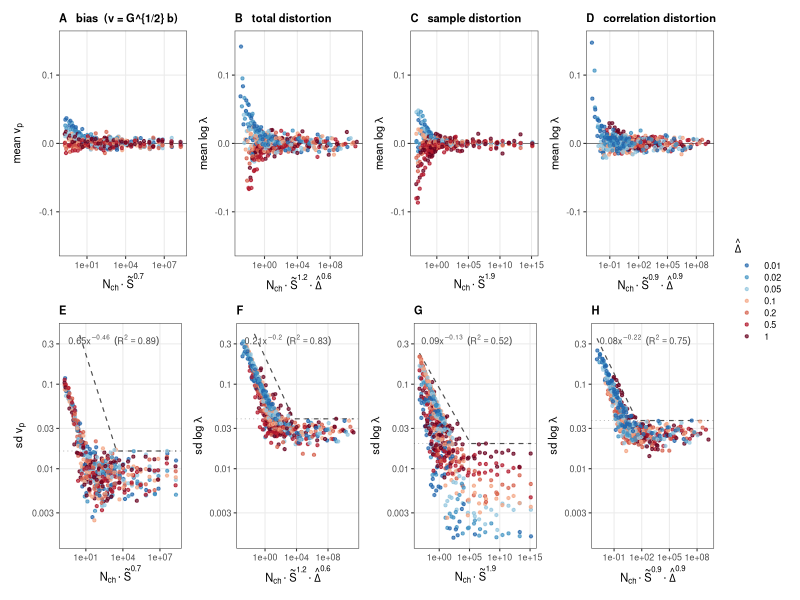
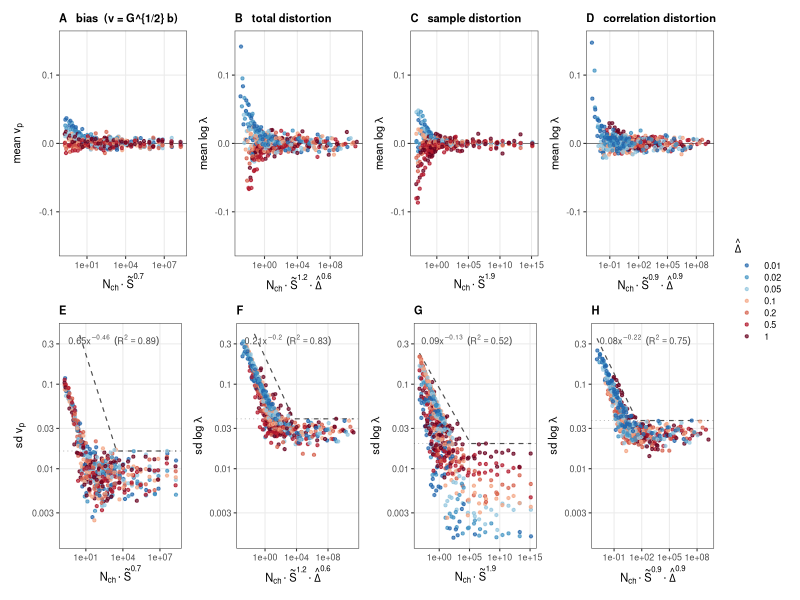

R code for these plots, in order:
# Each quantity against its own best-fitting composite  x_best = N * S^(bS/bN) * D^(bD/bN)  (fit on cells above the resolution floor)
suppressPackageStartupMessages({library(dplyr);library(tidyr);library(ggplot2);library(patchwork)})
setwd("/home/lmoffatt/Code/macro_dr/macro_dr/projects/eLife_2025/figures/in_progress/ir_reliability_20260828")
comp <- read.csv("digest/ir_components_cells.csv")
bias <- read.csv("digest/ir_bias_whitened.csv") |> group_by(nch,z,interval) |> summarise(ebar=mean(v), s=sqrt(mean((v-mean(v))^2)), .groups="drop") |> mutate(comp="bias")
all <- bind_rows(bias, comp |> select(nch,z,interval,comp,ebar,s)) |>
  mutate(St=0.1*z, D=interval, xref=nch*St*sqrt(D), dlab=factor(sprintf("%.2g", D), levels=sprintf("%.2g", sort(unique(D)))),
         comp=factor(comp, levels=c("bias","total","sample","corr")))
fl <- all |> filter(xref > 1e4) |> group_by(comp) |> summarise(floor=max(s), .groups="drop")
all <- all |> inner_join(fl, by="comp")
fits <- all |> filter(s > 1.5*floor) |> group_by(comp) |> group_modify(~{
  m <- lm(log10(s) ~ log10(nch)+log10(St)+log10(D), data=.x); co <- coef(m)
  tibble(bN=co[2], bS=co[3], bD=co[4], R2=summary(m)$r.squared, n=nrow(.x)) }) |> ungroup() |>
  mutate(eS=bS/bN, eD=bD/bN)
all <- all |> inner_join(fits, by="comp") |> mutate(xb = nch * St^eS * D^eD)
# 1-D check vs x_best and interval-residual, envelope constant
chk <- all |> filter(s > 1.5*floor) |> group_by(comp) |> group_modify(~{
  m1 <- lm(log10(s) ~ log10(xb), data=.x); m2 <- lm(log10(s) ~ log10(xb) + dlab, data=.x); r <- 10^abs(resid(m1))
  tibble(slope=coef(m1)[2], R2_1d=summary(m1)$r.squared, gainD=summary(m2)$r.squared-summary(m1)$r.squared, spread=median(r)) }) |> ungroup()
envc <- all |> filter(s > floor) |> inner_join(chk, by="comp") |> group_by(comp) |> summarise(a=ceiling(100*max(s*xb^-slope[1]))/100, .groups="drop")
tab <- fits |> inner_join(chk, by="comp") |> inner_join(envc, by="comp") |> inner_join(fl, by="comp")
cat("component  exponents(N,S,D)      x_best = N*S^eS*D^eD    slope   R2(1d)  gainD  spread  envelope a  floor\n")
for(i in seq_len(nrow(tab))) with(tab[i,], cat(sprintf("%-8s  %+.2f %+.2f %+.2f   N*S^%.2f*D^%.2f   %+.3f   %.3f   %.3f   x%.2f   %.2f   %.3f  n=%d\n", comp, bN,bS,bD, eS,eD, slope, R2_1d, gainD, spread, a, floor, n)))
viol <- all |> inner_join(tab |> select(comp,a,slope), by="comp") |> mutate(v = s > pmax(a*xb^slope, floor)) |> group_by(comp) |> summarise(viol=sum(v)); print(as.data.frame(viol), row.names=FALSE)

COLd <- setNames(colorRampPalette(c("#2166AC","#4393C3","#92C5DE","#F4A582","#D6604D","#B2182B","#67001F"))(nlevels(all$dlab)), levels(all$dlab))
thm <- theme_bw(base_size=8, base_family="Helvetica") + theme(plot.title=element_text(size=8, face="bold"), legend.key.height=unit(0.3,"cm"), panel.grid.minor=element_blank())
TT <- c(bias="bias  (v = G^{1/2} b)", total="total distortion", sample="sample distortion", corr="correlation distortion")
YM <- c(bias="mean~v[p]", total="mean~log~lambda", sample="mean~log~lambda", corr="mean~log~lambda")
YS <- c(bias="sd~v[p]", total="sd~log~lambda", sample="sd~log~lambda", corr="sd~log~lambda")
xlab_of <- function(eS, eD){ f <- function(e, sym) if(abs(e) < 0.05) "" else if(abs(e-1) < 0.05) sym else sprintf("%s^%.1f", sym, e)
  parse(text=paste(Filter(nzchar, c("N[ch]", f(eS,"tilde(S)"), f(eD,"hat(Delta)"))), collapse="%.%")) }
top <- function(cn, lab){ d <- all |> filter(comp==cn); t <- tab |> filter(comp==cn)
  ggplot(d, aes(xb, ebar, colour=dlab)) + geom_hline(yintercept=0, colour="grey40", linewidth=.3) + geom_point(size=.8, alpha=.7) +
    scale_x_log10() + scale_colour_manual(values=COLd, name=expression(hat(Delta))) + coord_cartesian(ylim=c(-0.15,0.15)) +
    labs(title=paste0(lab, "   ", TT[[cn]]), x=xlab_of(t$eS, t$eD), y=parse(text=YM[[cn]])) + thm }
bot <- function(cn, lab){ d <- all |> filter(comp==cn); t <- tab |> filter(comp==cn); xg <- 10^seq(log10(min(d$xb)), log10(max(d$xb)), length=200)
  ggplot(d, aes(xb, s, colour=dlab)) + geom_hline(yintercept=t$floor, colour="grey70", linewidth=.3, linetype="dotted") +
    geom_line(data=tibble(x=xg, y=pmax(t$a*xg^t$slope, t$floor)), aes(x,y), inherit.aes=FALSE, linetype="dashed", colour="grey30", linewidth=.4) +
    geom_point(size=.8, alpha=.7) + scale_x_log10() +
    scale_y_log10(breaks=c(0.003,0.01,0.03,0.1,0.3), labels=c("0.003","0.01","0.03","0.1","0.3"), limits=c(0.0015,0.4)) +
    scale_colour_manual(values=COLd, guide="none") +
    annotate("text", x=min(d$xb)*2, y=0.33, label=sprintf("%.2f*x^{%.2f}~~(R^2==%.2f)", t$a, t$slope, t$R2_1d), parse=TRUE, size=2.3, colour="grey30", hjust=0) +
    labs(title=lab, x=xlab_of(t$eS, t$eD), y=parse(text=YS[[cn]])) + thm }
g <- wrap_plots(top("bias","A"), top("total","B"), top("sample","C"), top("corr","D"), nrow=1) /
     wrap_plots(bot("bias","E"), bot("total","F"), bot("sample","G"), bot("corr","H"), nrow=1) + plot_layout(guides="collect") & theme(legend.position="right")
ggsave("figures/Figure_IR_8panel_best.pdf", g, width=9.0, height=4.8); ggsave("figures/Figure_IR_8panel_best.png", g, width=9.0, height=4.8, dpi=150)
cat("written figures/Figure_IR_8panel_best.{pdf,png}\n")
